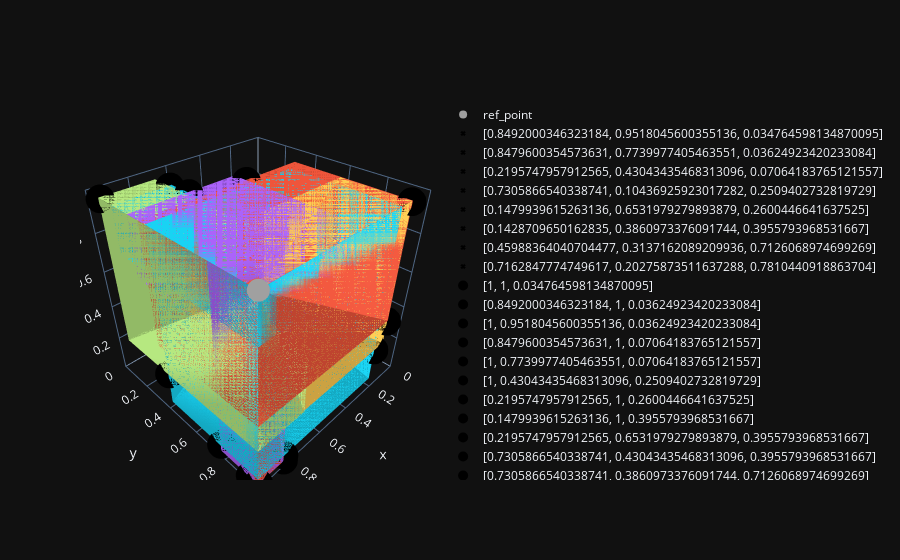
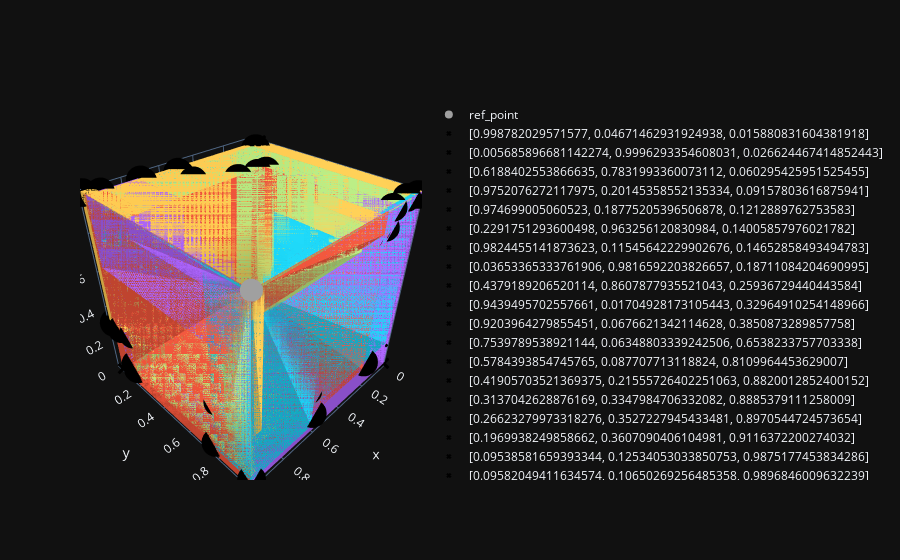
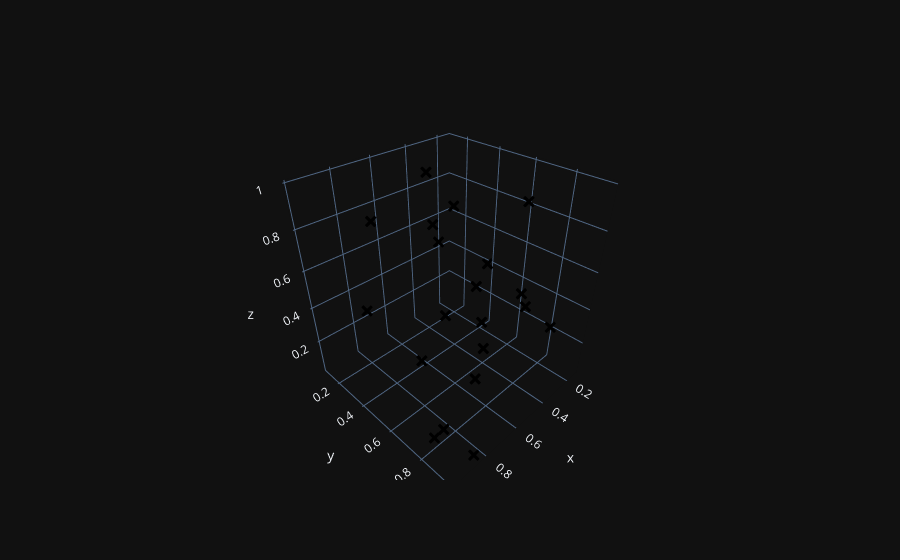

Notebook source saved alongside these figures, in order:
### Code cell
n_points = 20
points = np.random.rand(20, 3)
non_dominated_points = get_non_dominated_points(20, 3)
ref_point = [1, 1, 1]
draw_hypervolume_with_kink_points(points, ref_point)
draw_hypervolume_with_kink_points(non_dominated_points, ref_point)

### Figure 1 — Plotly figure (JSON) as saved in the notebook; plotly's stock layout.template omitted (floating-point values rounded to 4 significant figures)
{"data": [{"marker": {"color": "rgb(160, 160, 160)", "size": 8, "symbol": "circle"}, "mode": "markers", "name": "ref_point", "x": [1], "y": [1], "z": [1], "type": "scatter3d", "scene": "scene"}, {"i": [7, 0, 0, 0, 4, 4, 6, 6, 4, 0, 3, 2], "j": [3, 4, 1, 2, 5, 6, 5, 2, 0, 1, 6, 3], "k": [0, 7, 2, 3, 6, 7, 1, 1, 5, 5, 7, 6], "name": "y", "showscale": true, "x": [0.8492, 0.8492, 1, 1, 0.8492, 0.8492, 1, 1], "y": [0.9518, 1, 1, 0.9518, 0.9518, 1, 1, 0.9518], "z": [0.03476, 0.03476, 0.03476, 0.03476, 1, 1, 1, 1], "type": "mesh3d", "scene": "scene"}, {"marker": {"color": "rgb(0, 0, 0)", "line": {"color": "rgb(0, 0, 0)", "width": 0.5}, "size": 4, "symbol": "x"}, "mode": "markers", "name": "[0.8492000346323184, 0.9518045600355136, 0.034764598134870095]", "x": [0.8492], "y": [0.9518], "z": [0.03476], "type": "scatter3d", "scene": "scene"}, {"i": [7, 0, 0, 0, 4, 4, 6, 6, 4, 0, 3, 2], "j": [3, 4, 1, 2, 5, 6, 5, 2, 0, 1, 6, 3], "k": [0, 7, 2, 3, 6, 7, 1, 1, 5, 5, 7, 6], "name": "y", "showscale": true, "x": [0.848, 0.848, 1, 1, 0.848, 0.848, 1, 1], "y": [0.774, 1, 1, 0.774, 0.774, 1, 1, 0.774], "z": [0.03625, 0.03625, 0.03625, 0.03625, 1, 1, 1, 1], "type": "mesh3d", "scene": "scene"}, {"marker": {"color": "rgb(0, 0, 0)", "line": {"color": "rgb(0, 0, 0)", "width": 0.5}, "size": 4, "symbol": "x"}, "mode": "markers", "name": "[0.8479600354573631, 0.7739977405463551, 0.03624923420233084]", "x": [0.848], "y": [0.774], "z": [0.03625], "type": "scatter3d", "scene": "scene"}, {"i": [7, 0, 0, 0, 4, 4, 6, 6, 4, 0, 3, 2], "j": [3, 4, 1, 2, 5, 6, 5, 2, 0, 1, 6, 3], "k": [0, 7, 2, 3, 6, 7, 1, 1, 5, 5, 7, 6], "name": "y", "showscale": true, "x": [0.2196, 0.2196, 1, 1, 0.2196, 0.2196, 1, 1], "y": [0.4304, 1, 1, 0.4304, 0.4304, 1, 1, 0.4304], "z": [0.07064, 0.07064, 0.07064, 0.07064, 1, 1, 1, 1], "type": "mesh3d", "scene": "scene"}, {"marker": {"color": "rgb(0, 0, 0)", "line": {"color": "rgb(0, 0, 0)", "width": 0.5}, "size": 4, "symbol": "x"}, "mode": "markers", "name": "[0.2195747957912565, 0.43043435468313096, 0.07064183765121557]", "x": [0.2196], "y": [0.4304], "z": [0.07064], "type": "scatter3d", "scene": "scene"}, {"i": [7, 0, 0, 0, 4, 4, 6, 6, 4, 0, 3, 2], "j": [3, 4, 1, 2, 5, 6, 5, 2, 0, 1, 6, 3], "k": [0, 7, 2, 3, 6, 7, 1, 1, 5, 5, 7, 6], "name": "y", "showscale": true, "x": [0.7306, 0.7306, 1, 1, 0.7306, 0.7306, 1, 1], "y": [0.1044, 1, 1, 0.1044, 0.1044, 1, 1, 0.1044], "z": [0.2509, 0.2509, 0.2509, 0.2509, 1, 1, 1, 1], "type": "mesh3d", "scene": "scene"}, {"marker": {"color": "rgb(0, 0, 0)", "line": {"color": "rgb(0, 0, 0)", "width": 0.5}, "size": 4, "symbol": "x"}, "mode": "markers", "name": "[0.7305866540338741, 0.10436925923017282, 0.2509402732819729]", "x": [0.7306], "y": [0.1044], "z": [0.2509], "type": "scatter3d", "scene": "scene"}, {"i": [7, 0, 0, 0, 4, 4, 6, 6, 4, 0, 3, 2], "j": [3, 4, 1, 2, 5, 6, 5, 2, 0, 1, 6, 3], "k": [0, 7, 2, 3, 6, 7, 1, 1, 5, 5, 7, 6], "name": "y", "showscale": true, "x": [0.148, 0.148, 1, 1, 0.148, 0.148, 1, 1], "y": [0.6532, 1, 1, 0.6532, 0.6532, 1, 1, 0.6532], "z": [0.26, 0.26, 0.26, 0.26, 1, 1, 1, 1], "type": "mesh3d", "scene": "scene"}, {"marker": {"color": "rgb(0, 0, 0)", "line": {"color": "rgb(0, 0, 0)", "width": 0.5}, "size": 4, "symbol": "x"}, "mode": "markers", "name": "[0.1479939615263136, 0.6531979279893879, 0.2600446641637525]", "x": [0.148], "y": [0.6532], "z": [0.26], "type": "scatter3d", "scene": "scene"}, {"i": [7, 0, 0, 0, 4, 4, 6, 6, 4, 0, 3, 2], "j": [3, 4, 1, 2, 5, 6, 5, 2, 0, 1, 6, 3], "k": [0, 7, 2, 3, 6, 7, 1, 1, 5, 5, 7, 6], "name": "y", "showscale": true, "x": [0.1429, 0.1429, 1, 1, 0.1429, 0.1429, 1, 1], "y": [0.3861, 1, 1, 0.3861, 0.3861, 1, 1, 0.3861], "z": [0.3956, 0.3956, 0.3956, 0.3956, 1, 1, 1, 1], "type": "mesh3d", "scene": "scene"}, {"marker": {"color": "rgb(0, 0, 0)", "line": {"color": "rgb(0, 0, 0)", "width": 0.5}, "size": 4, "symbol": "x"}, "mode": "markers", "name": "[0.1428709650162835, 0.3860973376091744, 0.3955793968531667]", "x": [0.1429], "y": [0.3861], "z": [0.3956], "type": "scatter3d", "scene": "scene"}, {"i": [7, 0, 0, 0, 4, 4, 6, 6, 4, 0, 3, 2], "j": [3, 4, 1, 2, 5, 6, 5, 2, 0, 1, 6, 3], "k": [0, 7, 2, 3, 6, 7, 1, 1, 5, 5, 7, 6], "name": "y", "showscale": true, "x": [0.4599, 0.4599, 1, 1, 0.4599, 0.4599, 1, 1], "y": [0.3137, 1, 1, 0.3137, 0.3137, 1, 1, 0.3137], "z": [0.7126, 0.7126, 0.7126, 0.7126, 1, 1, 1, 1], "type": "mesh3d", "scene": "scene"}, {"marker": {"color": "rgb(0, 0, 0)", "line": {"color": "rgb(0, 0, 0)", "width": 0.5}, "size": 4, "symbol": "x"}, "mode": "markers", "name": "[0.45988364040704477, 0.3137162089209936, 0.7126068974699269]", "x": [0.4599], "y": [0.3137], "z": [0.7126], "type": "scatter3d", "scene": "scene"}, {"i": [7, 0, 0, 0, 4, 4, 6, 6, 4, 0, 3, 2], "j": [3, 4, 1, 2, 5, 6, 5, 2, 0, 1, 6, 3], "k": [0, 7, 2, 3, 6, 7, 1, 1, 5, 5, 7, 6], "name": "y", "showscale": true, "x": [0.7163, 0.7163, 1, 1, 0.7163, 0.7163, 1, 1], "y": [0.2028, 1, 1, 0.2028, 0.2028, 1, 1, 0.2028], "z": [0.781, 0.781, 0.781, 0.781, 1, 1, 1, 1], "type": "mesh3d", "scene": "scene"}, {"marker": {"color": "rgb(0, 0, 0)", "line": {"color": "rgb(0, 0, 0)", "width": 0.5}, "size": 4, "symbol": "x"}, "mode": "markers", "name": "[0.7162847774749617, 0.20275873511637288, 0.7810440918863704]", "x": [0.7163], "y": [0.2028], "z": [0.781], "type": "scatter3d", "scene": "scene"}, {"marker": {"color": "rgb(0, 0, 0)", "size": 10, "symbol": "circle"}, "mode": "markers", "name": "[1, 1, 0.034764598134870095]", "x": [0.99], "y": [0.99], "z": [0.02476], "type": "scatter3d", "scene": "scene"}, {"marker": {"color": "rgb(0, 0, 0)", "size": 10, "symbol": "circle"}, "mode": "markers", "name": "[0.8492000346323184, 1, 0.03624923420233084]", "x": [0.8392], "y": [0.99], "z": [0.02625], "type": "scatter3d", "scene": "scene"}, {"marker": {"color": "rgb(0, 0, 0)", "size": 10, "symbol": "circle"}, "mode": "markers", "name": "[1, 0.9518045600355136, 0.03624923420233084]", "x": [0.99], "y": [0.9418], "z": [0.02625], "type": "scatter3d", "scene": "scene"}, {"marker": {"color": "rgb(0, 0, 0)", "size": 10, "symbol": "circle"}, "mode": "markers", "name": "[0.8479600354573631, 1, 0.07064183765121557]", "x": [0.838], "y": [0.99], "z": [0.06064], "type": "scatter3d", "scene": "scene"}, {"marker": {"color": "rgb(0, 0, 0)", "size": 10, "symbol": "circle"}, "mode": "markers", "name": "[1, 0.7739977405463551, 0.07064183765121557]", "x": [0.99], "y": [0.764], "z": [0.06064], "type": "scatter3d", "scene": "scene"}, {"marker": {"color": "rgb(0, 0, 0)", "size": 10, "symbol": "circle"}, "mode": "markers", "name": "[1, 0.43043435468313096, 0.2509402732819729]", "x": [0.99], "y": [0.4204], "z": [0.2409], "type": "scatter3d", "scene": "scene"}, {"marker": {"color": "rgb(0, 0, 0)", "size": 10, "symbol": "circle"}, "mode": "markers", "name": "[0.2195747957912565, 1, 0.2600446641637525]", "x": [0.2096], "y": [0.99], "z": [0.25], "type": "scatter3d", "scene": "scene"}, {"marker": {"color": "rgb(0, 0, 0)", "size": 10, "symbol": "circle"}, "mode": "markers", "name": "[0.1479939615263136, 1, 0.3955793968531667]", "x": [0.138], "y": [0.99], "z": [0.3856], "type": "scatter3d", "scene": "scene"}, {"marker": {"color": "rgb(0, 0, 0)", "size": 10, "symbol": "circle"}, "mode": "markers", "name": "[0.2195747957912565, 0.6531979279893879, 0.3955793968531667]", "x": [0.2096], "y": [0.6432], "z": [0.3856], "type": "scatter3d", "scene": "scene"}, {"marker": {"color": "rgb(0, 0, 0)", "size": 10, "symbol": "circle"}, "mode": "markers", "name": "[0.7305866540338741, 0.43043435468313096, 0.3955793968531667]", "x": [0.7206], "y": [0.4204], "z": [0.3856], "type": "scatter3d", "scene": "scene"}, {"marker": {"color": "rgb(0, 0, 0)", "size": 10, "symbol": "circle"}, "mode": "markers", "name": "[0.7305866540338741, 0.3860973376091744, 0.7126068974699269]", "x": [0.7206], "y": [0.3761], "z": [0.7026], "type": "scatter3d", "scene": "scene"}, {"marker": {"color": "rgb(0, 0, 0)", "size": 10, "symbol": "circle"}, "mode": "markers", "name": "[0.7305866540338741, 0.3137162089209936, 0.7810440918863704]", "x": [0.7206], "y": [0.3037], "z": [0.771], "type": "scatter3d", "scene": "scene"}, {"marker": {"color": "rgb(0, 0, 0)", "size": 10, "symbol": "circle"}, "mode": "markers", "name": "[0.1428709650162835, 1, 1]", "x": [0.1329], "y": [0.99], "z": [0.99], "type": "scatter3d", "scene": "scene"}, {"marker": {"color": "rgb(0, 0, 0)", "size": 10, "symbol": "circle"}, "mode": "markers", "name": "[0.45988364040704477, 0.3860973376091744, 1]", "x": [0.4499], "y": [0.3761], "z": [0.99], "type": "scatter3d", "scene": "scene"}, {"marker": {"color": "rgb(0, 0, 0)", "size": 10, "symbol": "circle"}, "mode": "markers", "name": "[0.7162847774749617, 0.3137162089209936, 1]", "x": [0.7063], "y": [0.3037], "z": [0.99], "type": "scatter3d", "scene": "scene"}, {"marker": {"color": "rgb(0, 0, 0)", "size": 10, "symbol": "circle"}, "mode": "markers", "name": "[0.7305866540338741, 0.20275873511637288, 1]", "x": [0.7206], "y": [0.1928], "z": [0.99], "type": "scatter3d", "scene": "scene"}, {"marker": {"color": "rgb(0, 0, 0)", "size": 10, "symbol": "circle"}, "mode": "markers", "name": "[1, 0.10436925923017282, 1]", "x": [0.99], "y": [0.09437], "z": [0.99], "type": "scatter3d", "scene": "scene"}], "layout": {"scene": {"domain": {"x": [0.0, 1.0], "y": [0.0, 1.0]}, "xaxis": {"range": [0, 1]}, "yaxis": {"range": [0, 1]}, "zaxis": {"range": [0, 1]}, "aspectmode": "cube"}}}

### Figure 2 — Plotly figure (JSON) as saved in the notebook; plotly's stock layout.template omitted (floating-point values rounded to 4 significant figures)
{"data": [{"marker": {"color": "rgb(160, 160, 160)", "size": 8, "symbol": "circle"}, "mode": "markers", "name": "ref_point", "x": [1], "y": [1], "z": [1], "type": "scatter3d", "scene": "scene"}, {"i": [7, 0, 0, 0, 4, 4, 6, 6, 4, 0, 3, 2], "j": [3, 4, 1, 2, 5, 6, 5, 2, 0, 1, 6, 3], "k": [0, 7, 2, 3, 6, 7, 1, 1, 5, 5, 7, 6], "name": "y", "showscale": true, "x": [0.9988, 0.9988, 1, 1, 0.9988, 0.9988, 1, 1], "y": [0.04671, 1, 1, 0.04671, 0.04671, 1, 1, 0.04671], "z": [0.01588, 0.01588, 0.01588, 0.01588, 1, 1, 1, 1], "type": "mesh3d", "scene": "scene"}, {"marker": {"color": "rgb(0, 0, 0)", "line": {"color": "rgb(0, 0, 0)", "width": 0.5}, "size": 4, "symbol": "x"}, "mode": "markers", "name": "[0.998782029571577, 0.04671462931924938, 0.015880831604381918]", "x": [0.9988], "y": [0.04671], "z": [0.01588], "type": "scatter3d", "scene": "scene"}, {"i": [7, 0, 0, 0, 4, 4, 6, 6, 4, 0, 3, 2], "j": [3, 4, 1, 2, 5, 6, 5, 2, 0, 1, 6, 3], "k": [0, 7, 2, 3, 6, 7, 1, 1, 5, 5, 7, 6], "name": "y", "showscale": true, "x": [0.005686, 0.005686, 1, 1, 0.005686, 0.005686, 1, 1], "y": [0.9996, 1, 1, 0.9996, 0.9996, 1, 1, 0.9996], "z": [0.02662, 0.02662, 0.02662, 0.02662, 1, 1, 1, 1], "type": "mesh3d", "scene": "scene"}, {"marker": {"color": "rgb(0, 0, 0)", "line": {"color": "rgb(0, 0, 0)", "width": 0.5}, "size": 4, "symbol": "x"}, "mode": "markers", "name": "[0.005685896681142274, 0.9996293354608031, 0.026624467414852443]", "x": [0.005686], "y": [0.9996], "z": [0.02662], "type": "scatter3d", "scene": "scene"}, {"i": [7, 0, 0, 0, 4, 4, 6, 6, 4, 0, 3, 2], "j": [3, 4, 1, 2, 5, 6, 5, 2, 0, 1, 6, 3], "k": [0, 7, 2, 3, 6, 7, 1, 1, 5, 5, 7, 6], "name": "y", "showscale": true, "x": [0.6188, 0.6188, 1, 1, 0.6188, 0.6188, 1, 1], "y": [0.7832, 1, 1, 0.7832, 0.7832, 1, 1, 0.7832], "z": [0.0603, 0.0603, 0.0603, 0.0603, 1, 1, 1, 1], "type": "mesh3d", "scene": "scene"}, {"marker": {"color": "rgb(0, 0, 0)", "line": {"color": "rgb(0, 0, 0)", "width": 0.5}, "size": 4, "symbol": "x"}, "mode": "markers", "name": "[0.6188402553866635, 0.7831993360073112, 0.060295425951525455]", "x": [0.6188], "y": [0.7832], "z": [0.0603], "type": "scatter3d", "scene": "scene"}, {"i": [7, 0, 0, 0, 4, 4, 6, 6, 4, 0, 3, 2], "j": [3, 4, 1, 2, 5, 6, 5, 2, 0, 1, 6, 3], "k": [0, 7, 2, 3, 6, 7, 1, 1, 5, 5, 7, 6], "name": "y", "showscale": true, "x": [0.9752, 0.9752, 1, 1, 0.9752, 0.9752, 1, 1], "y": [0.2015, 1, 1, 0.2015, 0.2015, 1, 1, 0.2015], "z": [0.09158, 0.09158, 0.09158, 0.09158, 1, 1, 1, 1], "type": "mesh3d", "scene": "scene"}, {"marker": {"color": "rgb(0, 0, 0)", "line": {"color": "rgb(0, 0, 0)", "width": 0.5}, "size": 4, "symbol": "x"}, "mode": "markers", "name": "[0.9752076272117975, 0.20145358552135334, 0.09157803616875941]", "x": [0.9752], "y": [0.2015], "z": [0.09158], "type": "scatter3d", "scene": "scene"}, {"i": [7, 0, 0, 0, 4, 4, 6, 6, 4, 0, 3, 2], "j": [3, 4, 1, 2, 5, 6, 5, 2, 0, 1, 6, 3], "k": [0, 7, 2, 3, 6, 7, 1, 1, 5, 5, 7, 6], "name": "y", "showscale": true, "x": [0.9747, 0.9747, 1, 1, 0.9747, 0.9747, 1, 1], "y": [0.1878, 1, 1, 0.1878, 0.1878, 1, 1, 0.1878], "z": [0.1213, 0.1213, 0.1213, 0.1213, 1, 1, 1, 1], "type": "mesh3d", "scene": "scene"}, {"marker": {"color": "rgb(0, 0, 0)", "line": {"color": "rgb(0, 0, 0)", "width": 0.5}, "size": 4, "symbol": "x"}, "mode": "markers", "name": "[0.974699005060523, 0.18775205396506878, 0.1212889762753583]", "x": [0.9747], "y": [0.1878], "z": [0.1213], "type": "scatter3d", "scene": "scene"}, {"i": [7, 0, 0, 0, 4, 4, 6, 6, 4, 0, 3, 2], "j": [3, 4, 1, 2, 5, 6, 5, 2, 0, 1, 6, 3], "k": [0, 7, 2, 3, 6, 7, 1, 1, 5, 5, 7, 6], "name": "y", "showscale": true, "x": [0.2292, 0.2292, 1, 1, 0.2292, 0.2292, 1, 1], "y": [0.9633, 1, 1, 0.9633, 0.9633, 1, 1, 0.9633], "z": [0.1401, 0.1401, 0.1401, 0.1401, 1, 1, 1, 1], "type": "mesh3d", "scene": "scene"}, {"marker": {"color": "rgb(0, 0, 0)", "line": {"color": "rgb(0, 0, 0)", "width": 0.5}, "size": 4, "symbol": "x"}, "mode": "markers", "name": "[0.2291751293600498, 0.963256120830984, 0.14005857976021782]", "x": [0.2292], "y": [0.9633], "z": [0.1401], "type": "scatter3d", "scene": "scene"}, {"i": [7, 0, 0, 0, 4, 4, 6, 6, 4, 0, 3, 2], "j": [3, 4, 1, 2, 5, 6, 5, 2, 0, 1, 6, 3], "k": [0, 7, 2, 3, 6, 7, 1, 1, 5, 5, 7, 6], "name": "y", "showscale": true, "x": [0.9824, 0.9824, 1, 1, 0.9824, 0.9824, 1, 1], "y": [0.1155, 1, 1, 0.1155, 0.1155, 1, 1, 0.1155], "z": [0.1465, 0.1465, 0.1465, 0.1465, 1, 1, 1, 1], "type": "mesh3d", "scene": "scene"}, {"marker": {"color": "rgb(0, 0, 0)", "line": {"color": "rgb(0, 0, 0)", "width": 0.5}, "size": 4, "symbol": "x"}, "mode": "markers", "name": "[0.9824455141873623, 0.11545642229902676, 0.14652858493494783]", "x": [0.9824], "y": [0.1155], "z": [0.1465], "type": "scatter3d", "scene": "scene"}, {"i": [7, 0, 0, 0, 4, 4, 6, 6, 4, 0, 3, 2], "j": [3, 4, 1, 2, 5, 6, 5, 2, 0, 1, 6, 3], "k": [0, 7, 2, 3, 6, 7, 1, 1, 5, 5, 7, 6], "name": "y", "showscale": true, "x": [0.03653, 0.03653, 1, 1, 0.03653, 0.03653, 1, 1], "y": [0.9817, 1, 1, 0.9817, 0.9817, 1, 1, 0.9817], "z": [0.1871, 0.1871, 0.1871, 0.1871, 1, 1, 1, 1], "type": "mesh3d", "scene": "scene"}, {"marker": {"color": "rgb(0, 0, 0)", "line": {"color": "rgb(0, 0, 0)", "width": 0.5}, "size": 4, "symbol": "x"}, "mode": "markers", "name": "[0.03653365333761906, 0.9816592203826657, 0.18711084204690995]", "x": [0.03653], "y": [0.9817], "z": [0.1871], "type": "scatter3d", "scene": "scene"}, {"i": [7, 0, 0, 0, 4, 4, 6, 6, 4, 0, 3, 2], "j": [3, 4, 1, 2, 5, 6, 5, 2, 0, 1, 6, 3], "k": [0, 7, 2, 3, 6, 7, 1, 1, 5, 5, 7, 6], "name": "y", "showscale": true, "x": [0.4379, 0.4379, 1, 1, 0.4379, 0.4379, 1, 1], "y": [0.8608, 1, 1, 0.8608, 0.8608, 1, 1, 0.8608], "z": [0.2594, 0.2594, 0.2594, 0.2594, 1, 1, 1, 1], "type": "mesh3d", "scene": "scene"}, {"marker": {"color": "rgb(0, 0, 0)", "line": {"color": "rgb(0, 0, 0)", "width": 0.5}, "size": 4, "symbol": "x"}, "mode": "markers", "name": "[0.4379189206520114, 0.8607877935521043, 0.25936729440443584]", "x": [0.4379], "y": [0.8608], "z": [0.2594], "type": "scatter3d", "scene": "scene"}, {"i": [7, 0, 0, 0, 4, 4, 6, 6, 4, 0, 3, 2], "j": [3, 4, 1, 2, 5, 6, 5, 2, 0, 1, 6, 3], "k": [0, 7, 2, 3, 6, 7, 1, 1, 5, 5, 7, 6], "name": "y", "showscale": true, "x": [0.9439, 0.9439, 1, 1, 0.9439, 0.9439, 1, 1], "y": [0.01705, 1, 1, 0.01705, 0.01705, 1, 1, 0.01705], "z": [0.3296, 0.3296, 0.3296, 0.3296, 1, 1, 1, 1], "type": "mesh3d", "scene": "scene"}, {"marker": {"color": "rgb(0, 0, 0)", "line": {"color": "rgb(0, 0, 0)", "width": 0.5}, "size": 4, "symbol": "x"}, "mode": "markers", "name": "[0.9439495702557661, 0.01704928173105443, 0.32964910254148966]", "x": [0.9439], "y": [0.01705], "z": [0.3296], "type": "scatter3d", "scene": "scene"}, {"i": [7, 0, 0, 0, 4, 4, 6, 6, 4, 0, 3, 2], "j": [3, 4, 1, 2, 5, 6, 5, 2, 0, 1, 6, 3], "k": [0, 7, 2, 3, 6, 7, 1, 1, 5, 5, 7, 6], "name": "y", "showscale": true, "x": [0.9204, 0.9204, 1, 1, 0.9204, 0.9204, 1, 1], "y": [0.06766, 1, 1, 0.06766, 0.06766, 1, 1, 0.06766], "z": [0.3851, 0.3851, 0.3851, 0.3851, 1, 1, 1, 1], "type": "mesh3d", "scene": "scene"}, {"marker": {"color": "rgb(0, 0, 0)", "line": {"color": "rgb(0, 0, 0)", "width": 0.5}, "size": 4, "symbol": "x"}, "mode": "markers", "name": "[0.9203964279855451, 0.0676621342114628, 0.3850873289857758]", "x": [0.9204], "y": [0.06766], "z": [0.3851], "type": "scatter3d", "scene": "scene"}, {"i": [7, 0, 0, 0, 4, 4, 6, 6, 4, 0, 3, 2], "j": [3, 4, 1, 2, 5, 6, 5, 2, 0, 1, 6, 3], "k": [0, 7, 2, 3, 6, 7, 1, 1, 5, 5, 7, 6], "name": "y", "showscale": true, "x": [0.754, 0.754, 1, 1, 0.754, 0.754, 1, 1], "y": [0.06349, 1, 1, 0.06349, 0.06349, 1, 1, 0.06349], "z": [0.6538, 0.6538, 0.6538, 0.6538, 1, 1, 1, 1], "type": "mesh3d", "scene": "scene"}, {"marker": {"color": "rgb(0, 0, 0)", "line": {"color": "rgb(0, 0, 0)", "width": 0.5}, "size": 4, "symbol": "x"}, "mode": "markers", "name": "[0.7539789538921144, 0.06348803339242506, 0.6538233757703338]", "x": [0.754], "y": [0.06349], "z": [0.6538], "type": "scatter3d", "scene": "scene"}, {"i": [7, 0, 0, 0, 4, 4, 6, 6, 4, 0, 3, 2], "j": [3, 4, 1, 2, 5, 6, 5, 2, 0, 1, 6, 3], "k": [0, 7, 2, 3, 6, 7, 1, 1, 5, 5, 7, 6], "name": "y", "showscale": true, "x": [0.5784, 0.5784, 1, 1, 0.5784, 0.5784, 1, 1], "y": [0.08771, 1, 1, 0.08771, 0.08771, 1, 1, 0.08771], "z": [0.811, 0.811, 0.811, 0.811, 1, 1, 1, 1], "type": "mesh3d", "scene": "scene"}, {"marker": {"color": "rgb(0, 0, 0)", "line": {"color": "rgb(0, 0, 0)", "width": 0.5}, "size": 4, "symbol": "x"}, "mode": "markers", "name": "[0.5784393854745765, 0.087707713118824, 0.8109964453629007]", "x": [0.5784], "y": [0.08771], "z": [0.811], "type": "scatter3d", "scene": "scene"}, {"i": [7, 0, 0, 0, 4, 4, 6, 6, 4, 0, 3, 2], "j": [3, 4, 1, 2, 5, 6, 5, 2, 0, 1, 6, 3], "k": [0, 7, 2, 3, 6, 7, 1, 1, 5, 5, 7, 6], "name": "y", "showscale": true, "x": [0.4191, 0.4191, 1, 1, 0.4191, 0.4191, 1, 1], "y": [0.2156, 1, 1, 0.2156, 0.2156, 1, 1, 0.2156], "z": [0.882, 0.882, 0.882, 0.882, 1, 1, 1, 1], "type": "mesh3d", "scene": "scene"}, {"marker": {"color": "rgb(0, 0, 0)", "line": {"color": "rgb(0, 0, 0)", "width": 0.5}, "size": 4, "symbol": "x"}, "mode": "markers", "name": "[0.41905703521369375, 0.21555726402251063, 0.8820012852400152]", "x": [0.4191], "y": [0.2156], "z": [0.882], "type": "scatter3d", "scene": "scene"}, {"i": [7, 0, 0, 0, 4, 4, 6, 6, 4, 0, 3, 2], "j": [3, 4, 1, 2, 5, 6, 5, 2, 0, 1, 6, 3], "k": [0, 7, 2, 3, 6, 7, 1, 1, 5, 5, 7, 6], "name": "y", "showscale": true, "x": [0.3137, 0.3137, 1, 1, 0.3137, 0.3137, 1, 1], "y": [0.3348, 1, 1, 0.3348, 0.3348, 1, 1, 0.3348], "z": [0.8885, 0.8885, 0.8885, 0.8885, 1, 1, 1, 1], "type": "mesh3d", "scene": "scene"}, {"marker": {"color": "rgb(0, 0, 0)", "line": {"color": "rgb(0, 0, 0)", "width": 0.5}, "size": 4, "symbol": "x"}, "mode": "markers", "name": "[0.3137042628876169, 0.3347984706332082, 0.8885379111258009]", "x": [0.3137], "y": [0.3348], "z": [0.8885], "type": "scatter3d", "scene": "scene"}, {"i": [7, 0, 0, 0, 4, 4, 6, 6, 4, 0, 3, 2], "j": [3, 4, 1, 2, 5, 6, 5, 2, 0, 1, 6, 3], "k": [0, 7, 2, 3, 6, 7, 1, 1, 5, 5, 7, 6], "name": "y", "showscale": true, "x": [0.2662, 0.2662, 1, 1, 0.2662, 0.2662, 1, 1], "y": [0.3527, 1, 1, 0.3527, 0.3527, 1, 1, 0.3527], "z": [0.8971, 0.8971, 0.8971, 0.8971, 1, 1, 1, 1], "type": "mesh3d", "scene": "scene"}, {"marker": {"color": "rgb(0, 0, 0)", "line": {"color": "rgb(0, 0, 0)", "width": 0.5}, "size": 4, "symbol": "x"}, "mode": "markers", "name": "[0.26623279973318276, 0.3527227945433481, 0.8970544724573654]", "x": [0.2662], "y": [0.3527], "z": [0.8971], "type": "scatter3d", "scene": "scene"}, {"i": [7, 0, 0, 0, 4, 4, 6, 6, 4, 0, 3, 2], "j": [3, 4, 1, 2, 5, 6, 5, 2, 0, 1, 6, 3], "k": [0, 7, 2, 3, 6, 7, 1, 1, 5, 5, 7, 6], "name": "y", "showscale": true, "x": [0.197, 0.197, 1, 1, 0.197, 0.197, 1, 1], "y": [0.3607, 1, 1, 0.3607, 0.3607, 1, 1, 0.3607], "z": [0.9116, 0.9116, 0.9116, 0.9116, 1, 1, 1, 1], "type": "mesh3d", "scene": "scene"}, {"marker": {"color": "rgb(0, 0, 0)", "line": {"color": "rgb(0, 0, 0)", "width": 0.5}, "size": 4, "symbol": "x"}, "mode": "markers", "name": "[0.1969938249858662, 0.3607090406104981, 0.9116372200274032]", "x": [0.197], "y": [0.3607], "z": [0.9116], "type": "scatter3d", "scene": "scene"}, {"i": [7, 0, 0, 0, 4, 4, 6, 6, 4, 0, 3, 2], "j": [3, 4, 1, 2, 5, 6, 5, 2, 0, 1, 6, 3], "k": [0, 7, 2, 3, 6, 7, 1, 1, 5, 5, 7, 6], "name": "y", "showscale": true, "x": [0.09539, 0.09539, 1, 1, 0.09539, 0.09539, 1, 1], "y": [0.1253, 1, 1, 0.1253, 0.1253, 1, 1, 0.1253], "z": [0.9875, 0.9875, 0.9875, 0.9875, 1, 1, 1, 1], "type": "mesh3d", "scene": "scene"}, {"marker": {"color": "rgb(0, 0, 0)", "line": {"color": "rgb(0, 0, 0)", "width": 0.5}, "size": 4, "symbol": "x"}, "mode": "markers", "name": "[0.09538581659393344, 0.12534053033850753, 0.9875177453834286]", "x": [0.09539], "y": [0.1253], "z": [0.9875], "type": "scatter3d", "scene": "scene"}, {"i": [7, 0, 0, 0, 4, 4, 6, 6, 4, 0, 3, 2], "j": [3, 4, 1, 2, 5, 6, 5, 2, 0, 1, 6, 3], "k": [0, 7, 2, 3, 6, 7, 1, 1, 5, 5, 7, 6], "name": "y", "showscale": true, "x": [0.09582, 0.09582, 1, 1, 0.09582, 0.09582, 1, 1], "y": [0.1065, 1, 1, 0.1065, 0.1065, 1, 1, 0.1065], "z": [0.9897, 0.9897, 0.9897, 0.9897, 1, 1, 1, 1], "type": "mesh3d", "scene": "scene"}, {"marker": {"color": "rgb(0, 0, 0)", "line": {"color": "rgb(0, 0, 0)", "width": 0.5}, "size": 4, "symbol": "x"}, "mode": "markers", "name": "[0.09582049411634574, 0.10650269256485358, 0.9896846009632239]", "x": [0.09582], "y": [0.1065], "z": [0.9897], "type": "scatter3d", "scene": "scene"}, {"i": [7, 0, 0, 0, 4, 4, 6, 6, 4, 0, 3, 2], "j": [3, 4, 1, 2, 5, 6, 5, 2, 0, 1, 6, 3], "k": [0, 7, 2, 3, 6, 7, 1, 1, 5, 5, 7, 6], "name": "y", "showscale": true, "x": [0.000513, 0.000513, 1, 1, 0.000513, 0.000513, 1, 1], "y": [0.06994, 1, 1, 0.06994, 0.06994, 1, 1, 0.06994], "z": [0.9976, 0.9976, 0.9976, 0.9976, 1, 1, 1, 1], "type": "mesh3d", "scene": "scene"}, {"marker": {"color": "rgb(0, 0, 0)", "line": {"color": "rgb(0, 0, 0)", "width": 0.5}, "size": 4, "symbol": "x"}, "mode": "markers", "name": "[0.0005129691118989799, 0.06993552414511198, 0.9975513817970675]", "x": [0.000513], "y": [0.06994], "z": [0.9976], "type": "scatter3d", "scene": "scene"}, {"marker": {"color": "rgb(0, 0, 0)", "size": 10, "symbol": "circle"}, "mode": "markers", "name": "[1, 1, 0.015880831604381918]", "x": [0.99], "y": [0.99], "z": [0.005881], "type": "scatter3d", "scene": "scene"}, {"marker": {"color": "rgb(0, 0, 0)", "size": 10, "symbol": "circle"}, "mode": "markers", "name": "[0.998782029571577, 1, 0.026624467414852443]", "x": [0.9888], "y": [0.99], "z": [0.01662], "type": "scatter3d", "scene": "scene"}, {"marker": {"color": "rgb(0, 0, 0)", "size": 10, "symbol": "circle"}, "mode": "markers", "name": "[0.998782029571577, 0.9996293354608031, 0.060295425951525455]", "x": [0.9888], "y": [0.9896], "z": [0.0503], "type": "scatter3d", "scene": "scene"}, {"marker": {"color": "rgb(0, 0, 0)", "size": 10, "symbol": "circle"}, "mode": "markers", "name": "[0.998782029571577, 0.7831993360073112, 0.09157803616875941]", "x": [0.9888], "y": [0.7732], "z": [0.08158], "type": "scatter3d", "scene": "scene"}, {"marker": {"color": "rgb(0, 0, 0)", "size": 10, "symbol": "circle"}, "mode": "markers", "name": "[0.9752076272117975, 0.7831993360073112, 0.1212889762753583]", "x": [0.9652], "y": [0.7732], "z": [0.1113], "type": "scatter3d", "scene": "scene"}, {"marker": {"color": "rgb(0, 0, 0)", "size": 10, "symbol": "circle"}, "mode": "markers", "name": "[0.998782029571577, 0.20145358552135334, 0.1212889762753583]", "x": [0.9888], "y": [0.1915], "z": [0.1113], "type": "scatter3d", "scene": "scene"}, {"marker": {"color": "rgb(0, 0, 0)", "size": 10, "symbol": "circle"}, "mode": "markers", "name": "[0.6188402553866635, 0.9996293354608031, 0.14005857976021782]", "x": [0.6088], "y": [0.9896], "z": [0.1301], "type": "scatter3d", "scene": "scene"}, {"marker": {"color": "rgb(0, 0, 0)", "size": 10, "symbol": "circle"}, "mode": "markers", "name": "[0.998782029571577, 0.18775205396506878, 0.14652858493494783]", "x": [0.9888], "y": [0.1778], "z": [0.1365], "type": "scatter3d", "scene": "scene"}, {"marker": {"color": "rgb(0, 0, 0)", "size": 10, "symbol": "circle"}, "mode": "markers", "name": "[0.2291751293600498, 0.9996293354608031, 0.18711084204690995]", "x": [0.2192], "y": [0.9896], "z": [0.1771], "type": "scatter3d", "scene": "scene"}, {"marker": {"color": "rgb(0, 0, 0)", "size": 10, "symbol": "circle"}, "mode": "markers", "name": "[0.6188402553866635, 0.963256120830984, 0.25936729440443584]", "x": [0.6088], "y": [0.9533], "z": [0.2494], "type": "scatter3d", "scene": "scene"}, {"marker": {"color": "rgb(0, 0, 0)", "size": 10, "symbol": "circle"}, "mode": "markers", "name": "[0.974699005060523, 0.7831993360073112, 0.32964910254148966]", "x": [0.9647], "y": [0.7732], "z": [0.3196], "type": "scatter3d", "scene": "scene"}, {"marker": {"color": "rgb(0, 0, 0)", "size": 10, "symbol": "circle"}, "mode": "markers", "name": "[0.9824455141873623, 0.18775205396506878, 0.32964910254148966]", "x": [0.9724], "y": [0.1778], "z": [0.3196], "type": "scatter3d", "scene": "scene"}, {"marker": {"color": "rgb(0, 0, 0)", "size": 10, "symbol": "circle"}, "mode": "markers", "name": "[0.998782029571577, 0.11545642229902676, 0.32964910254148966]", "x": [0.9888], "y": [0.1055], "z": [0.3196], "type": "scatter3d", "scene": "scene"}, {"marker": {"color": "rgb(0, 0, 0)", "size": 10, "symbol": "circle"}, "mode": "markers", "name": "[1, 0.04671462931924938, 0.32964910254148966]", "x": [0.99], "y": [0.03671], "z": [0.3196], "type": "scatter3d", "scene": "scene"}, {"marker": {"color": "rgb(0, 0, 0)", "size": 10, "symbol": "circle"}, "mode": "markers", "name": "[0.9439495702557661, 0.7831993360073112, 0.3850873289857758]", "x": [0.9339], "y": [0.7732], "z": [0.3751], "type": "scatter3d", "scene": "scene"}, {"marker": {"color": "rgb(0, 0, 0)", "size": 10, "symbol": "circle"}, "mode": "markers", "name": "[0.9203964279855451, 0.7831993360073112, 0.6538233757703338]", "x": [0.9104], "y": [0.7732], "z": [0.6438], "type": "scatter3d", "scene": "scene"}, {"marker": {"color": "rgb(0, 0, 0)", "size": 10, "symbol": "circle"}, "mode": "markers", "name": "[0.9439495702557661, 0.0676621342114628, 0.6538233757703338]", "x": [0.9339], "y": [0.05766], "z": [0.6438], "type": "scatter3d", "scene": "scene"}, {"marker": {"color": "rgb(0, 0, 0)", "size": 10, "symbol": "circle"}, "mode": "markers", "name": "[0.6188402553866635, 0.8607877935521043, 0.8109964453629007]", "x": [0.6088], "y": [0.8508], "z": [0.801], "type": "scatter3d", "scene": "scene"}, {"marker": {"color": "rgb(0, 0, 0)", "size": 10, "symbol": "circle"}, "mode": "markers", "name": "[0.7539789538921144, 0.7831993360073112, 0.8109964453629007]", "x": [0.744], "y": [0.7732], "z": [0.801], "type": "scatter3d", "scene": "scene"}, {"marker": {"color": "rgb(0, 0, 0)", "size": 10, "symbol": "circle"}, "mode": "markers", "name": "[0.4379189206520114, 0.963256120830984, 0.8820012852400152]", "x": [0.4279], "y": [0.9533], "z": [0.872], "type": "scatter3d", "scene": "scene"}, {"marker": {"color": "rgb(0, 0, 0)", "size": 10, "symbol": "circle"}, "mode": "markers", "name": "[0.5784393854745765, 0.8607877935521043, 0.8820012852400152]", "x": [0.5684], "y": [0.8508], "z": [0.872], "type": "scatter3d", "scene": "scene"}, {"marker": {"color": "rgb(0, 0, 0)", "size": 10, "symbol": "circle"}, "mode": "markers", "name": "[0.41905703521369375, 0.963256120830984, 0.8885379111258009]", "x": [0.4091], "y": [0.9533], "z": [0.8785], "type": "scatter3d", "scene": "scene"}, {"marker": {"color": "rgb(0, 0, 0)", "size": 10, "symbol": "circle"}, "mode": "markers", "name": "[0.3137042628876169, 0.963256120830984, 0.8970544724573654]", "x": [0.3037], "y": [0.9533], "z": [0.8871], "type": "scatter3d", "scene": "scene"}, {"marker": {"color": "rgb(0, 0, 0)", "size": 10, "symbol": "circle"}, "mode": "markers", "name": "[0.2291751293600498, 0.9816592203826657, 0.9116372200274032]", "x": [0.2192], "y": [0.9717], "z": [0.9016], "type": "scatter3d", "scene": "scene"}, {"marker": {"color": "rgb(0, 0, 0)", "size": 10, "symbol": "circle"}, "mode": "markers", "name": "[0.26623279973318276, 0.963256120830984, 0.9116372200274032]", "x": [0.2562], "y": [0.9533], "z": [0.9016], "type": "scatter3d", "scene": "scene"}, {"marker": {"color": "rgb(0, 0, 0)", "size": 10, "symbol": "circle"}, "mode": "markers", "name": "[0.1969938249858662, 0.9816592203826657, 0.9875177453834286]", "x": [0.187], "y": [0.9717], "z": [0.9775], "type": "scatter3d", "scene": "scene"}, {"marker": {"color": "rgb(0, 0, 0)", "size": 10, "symbol": "circle"}, "mode": "markers", "name": "[0.26623279973318276, 0.3607090406104981, 0.9875177453834286]", "x": [0.2562], "y": [0.3507], "z": [0.9775], "type": "scatter3d", "scene": "scene"}, {"marker": {"color": "rgb(0, 0, 0)", "size": 10, "symbol": "circle"}, "mode": "markers", "name": "[0.3137042628876169, 0.3527227945433481, 0.9875177453834286]", "x": [0.3037], "y": [0.3427], "z": [0.9775], "type": "scatter3d", "scene": "scene"}, {"marker": {"color": "rgb(0, 0, 0)", "size": 10, "symbol": "circle"}, "mode": "markers", "name": "[0.41905703521369375, 0.3347984706332082, 0.9875177453834286]", "x": [0.4091], "y": [0.3248], "z": [0.9775], "type": "scatter3d", "scene": "scene"}, {"marker": {"color": "rgb(0, 0, 0)", "size": 10, "symbol": "circle"}, "mode": "markers", "name": "[0.5784393854745765, 0.21555726402251063, 0.9875177453834286]", "x": [0.5684], "y": [0.2056], "z": [0.9775], "type": "scatter3d", "scene": "scene"}, {"marker": {"color": "rgb(0, 0, 0)", "size": 10, "symbol": "circle"}, "mode": "markers", "name": "[0.5784393854745765, 0.12534053033850753, 0.9896846009632239]", "x": [0.5684], "y": [0.1153], "z": [0.9797], "type": "scatter3d", "scene": "scene"}, {"marker": {"color": "rgb(0, 0, 0)", "size": 10, "symbol": "circle"}, "mode": "markers", "name": "[0.005685896681142274, 1, 0.9975513817970675]", "x": [-0.004314], "y": [0.99], "z": [0.9876], "type": "scatter3d", "scene": "scene"}, {"marker": {"color": "rgb(0, 0, 0)", "size": 10, "symbol": "circle"}, "mode": "markers", "name": "[0.03653365333761906, 0.9996293354608031, 0.9975513817970675]", "x": [0.02653], "y": [0.9896], "z": [0.9876], "type": "scatter3d", "scene": "scene"}, {"marker": {"color": "rgb(0, 0, 0)", "size": 10, "symbol": "circle"}, "mode": "markers", "name": "[0.09538581659393344, 0.9816592203826657, 0.9975513817970675]", "x": [0.08539], "y": [0.9717], "z": [0.9876], "type": "scatter3d", "scene": "scene"}, {"marker": {"color": "rgb(0, 0, 0)", "size": 10, "symbol": "circle"}, "mode": "markers", "name": "[0.09582049411634574, 0.12534053033850753, 0.9975513817970675]", "x": [0.08582], "y": [0.1153], "z": [0.9876], "type": "scatter3d", "scene": "scene"}, {"marker": {"color": "rgb(0, 0, 0)", "size": 10, "symbol": "circle"}, "mode": "markers", "name": "[0.5784393854745765, 0.10650269256485358, 0.9975513817970675]", "x": [0.5684], "y": [0.0965], "z": [0.9876], "type": "scatter3d", "scene": "scene"}, {"marker": {"color": "rgb(0, 0, 0)", "size": 10, "symbol": "circle"}, "mode": "markers", "name": "[0.7539789538921144, 0.087707713118824, 0.9975513817970675]", "x": [0.744], "y": [0.07771], "z": [0.9876], "type": "scatter3d", "scene": "scene"}, {"marker": {"color": "rgb(0, 0, 0)", "size": 10, "symbol": "circle"}, "mode": "markers", "name": "[0.0005129691118989799, 1, 1]", "x": [-0.009487], "y": [0.99], "z": [0.99], "type": "scatter3d", "scene": "scene"}, {"marker": {"color": "rgb(0, 0, 0)", "size": 10, "symbol": "circle"}, "mode": "markers", "name": "[0.7539789538921144, 0.06993552414511198, 1]", "x": [0.744], "y": [0.05994], "z": [0.99], "type": "scatter3d", "scene": "scene"}, {"marker": {"color": "rgb(0, 0, 0)", "size": 10, "symbol": "circle"}, "mode": "markers", "name": "[0.9439495702557661, 0.06348803339242506, 1]", "x": [0.9339], "y": [0.05349], "z": [0.99], "type": "scatter3d", "scene": "scene"}, {"marker": {"color": "rgb(0, 0, 0)", "size": 10, "symbol": "circle"}, "mode": "markers", "name": "[1, 0.01704928173105443, 1]", "x": [0.99], "y": [0.007049], "z": [0.99], "type": "scatter3d", "scene": "scene"}], "layout": {"scene": {"domain": {"x": [0.0, 1.0], "y": [0.0, 1.0]}, "xaxis": {"range": [0, 1]}, "yaxis": {"range": [0, 1]}, "zaxis": {"range": [0, 1]}, "aspectmode": "cube"}}}

### Figure 3 — Plotly figure (JSON) as saved in the notebook; plotly's stock layout.template omitted (floating-point values rounded to 4 significant figures)
{"data": [{"marker": {"color": "rgb(0, 0, 0)", "line": {"color": "rgb(0, 0, 0)", "width": 0.5}, "size": 4, "symbol": "x"}, "mode": "markers", "x": [0.3427, 0.2196, 0.663, 0.5861, 0.5527, 0.505, 0.848, 0.5173, 0.8492, 0.9819, 0.1429, 0.5147, 0.7163, 0.148, 0.4415, 0.3519, 0.4599, 0.6484, 0.7306, 0.3178], "y": [0.9199, 0.4304, 0.432, 0.7157, 0.5382, 0.4388, 0.774, 0.4112, 0.9518, 0.8622, 0.3861, 0.3406, 0.2028, 0.6532, 0.8201, 0.4964, 0.3137, 0.8054, 0.1044, 0.7235], "z": [0.3975, 0.07064, 0.08355, 0.1098, 0.9083, 0.2824, 0.03625, 0.6845, 0.03476, 0.1874, 0.3956, 0.9814, 0.781, 0.26, 0.5748, 0.408, 0.7126, 0.398, 0.2509, 0.9112], "type": "scatter3d"}], "layout": {}}
